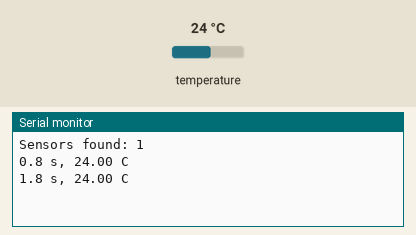
The sketch below on a simulated Arduino Uno, built with avr-gcc and run on an emulated ATmega328P. Parts: the last lines printed to the serial monitor. Inputs (shaded band) come from the test bench; at power-on: temperature 24 °C.

Above: at 2.5 s.
2.6 s: temperature set to 12 °C
At 3.6 s:
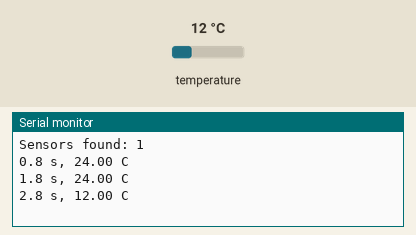
4.1 s: temperature set to 19 °C
At 5.7 s:
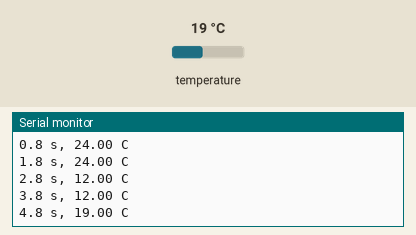
Timing chart, 0 to 7.2 s (numbered marks = the images above; inputs shaded):
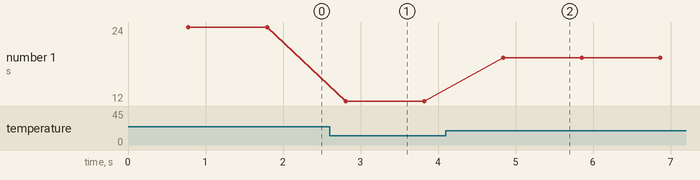

Measured:
- after the input at 2.6 s, the serial monitor: prints a new line after 0.21 s (image 1)
- after the input at 4.1 s, the serial monitor: prints a new line after 0.74 s (image 2)
- plotted number 1: 24 → 12 after the input at 2.6 s, 12 → 19 after the input at 4.1 s

The sketch:

probe_test.ino
```cpp
#include <OneWire.h>
#include <DallasTemperature.h>

const int ONE_WIRE_PIN = 4;            // probe data goes to D4
OneWire oneWire(ONE_WIRE_PIN);
DallasTemperature sensors(&oneWire);

void setup() {
  Serial.begin(115200);
  sensors.begin();
  Serial.print("Sensors found: ");
  Serial.println(sensors.getDeviceCount());
  sensors.setResolution(12);           // 0.0625 °C steps
}

void loop() {
  sensors.requestTemperatures();       // probe measures (~0.75 s)
  float tempC = sensors.getTempCByIndex(0);

  if (tempC == DEVICE_DISCONNECTED_C) {
    Serial.println("Error: probe not found");
  } else {
    Serial.print(millis() / 1000.0, 1);
    Serial.print(" s, ");
    Serial.print(tempC, 2);
    Serial.println(" C");
  }
  delay(250);
}
```
